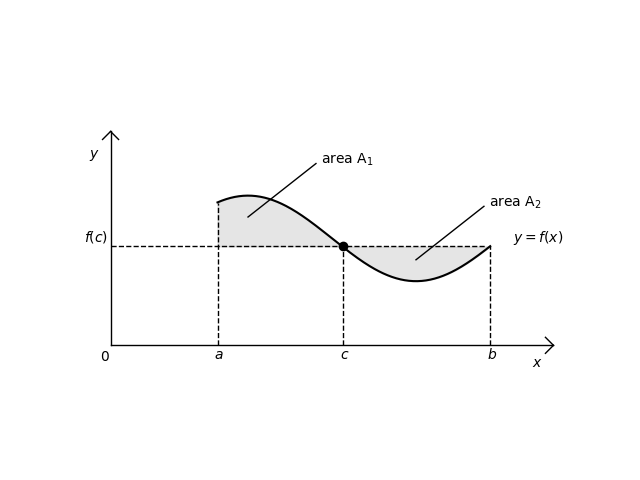

Reproduce this figure in Python.
import matplotlib.pyplot as plt
import numpy as np

n=256
x = np.linspace(1, 6.1, n, endpoint=True)
y = 0.8 * np.sin(x) + 2

fig, ax = plt.subplots()
ax.plot(x, y, color='black', alpha=1.0)
ax.fill_between(x, 1.85, y, color='grey', alpha=.2)
ax.plot([-1, 6], [1.85, 1.85], linewidth=1, linestyle='dashed', color='black')


ax.plot([-1, -1], [0, 4], linewidth=1, color='black')
ax.text(-1.5, 1.94, '$f(c)$', color='black')
ax.plot([-1, 2 * np.pi + 1], [0, 0], linewidth=1, color='black')
ax.plot([-1.15, -1], [3.85, 4], linewidth=1, color='black')
ax.plot([-0.85, -1], [3.85, 4], linewidth=1, color='black')
ax.text(-1.4, 3.5, '$y$', color='black')
ax.plot([2 * np.pi + 1, 2 * np.pi + 0.85], [0, -0.15], linewidth=1, color='black')
ax.plot([2 * np.pi + 1, 2 * np.pi + 0.85], [0, 0.15], linewidth=1, color='black')
ax.text(2 * np.pi + 0.6, -0.4, '$x$', color='black')


ax.plot([1, 1], [0, 2.67], linestyle='dashed', linewidth=1, color='black')
ax.text(0.94, -0.25, '$a$', color='black')
ax.plot([3.35, 3.35], [0, 1.85], linestyle='dashed', linewidth=1, color='black')
ax.text(3.29, -0.25, '$c$', color='black')
plt.plot(3.35, 1.85, marker="o", color="black")

ax.plot([6.1, 6.1], [0, 1.85], linestyle='dashed', linewidth=1, color='black')
ax.text(6.04, -0.25, '$b$', color='black')
ax.text(2 * np.pi + 0.25, 1.94, '$y = f(x)$', color='black')
ax.text(-1.2, -0.3, '$0$', color='black')
ax.plot([np.pi / 2, np.pi - 0.3], [2.4, 3.4], color='black', linewidth=1)
ax.text(np.pi - 0.2, 3.4, 'area A$_1$', color='black')
ax.plot([3 * (np.pi / 2), (2 * np.pi) - 0.3], [1.6, 2.6], color='black', linewidth=1)
ax.text((2 * np.pi) - 0.2, 2.6, 'area A$_2$', color='black')



plt.axis('equal')
plt.axis('off')
plt.show()
